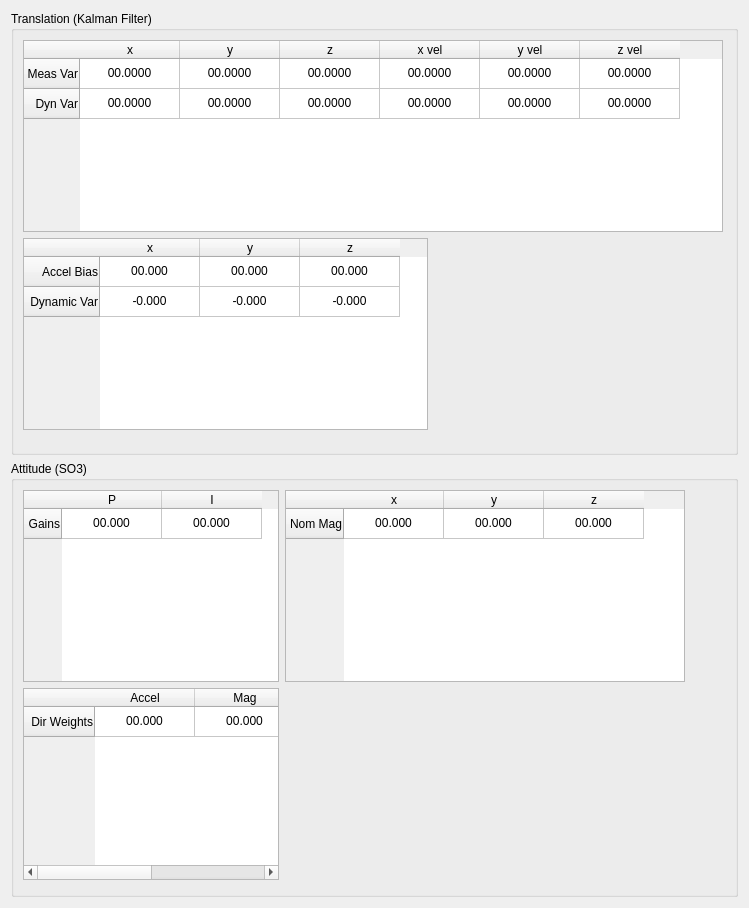
      <widget class="QWidget" name="tabObserver">
       <attribute name="title">
        <string>Observers</string>
       </attribute>
       <layout class="QGridLayout" name="gridLayout_10">
        <item row="0" column="0">
         <widget class="QGroupBox" name="groupBox">
          <property name="title">
           <string>Translation (Kalman Filter)</string>
          </property>
          <layout class="QGridLayout" name="gridLayout_3">
           <item row="0" column="0" colspan="2">
            <widget class="QTableWidget" name="tblKalmanVar">
             <property name="minimumSize">
              <size>
               <width>700</width>
               <height>87</height>
              </size>
             </property>
             <row>
              <property name="text">
               <string>Meas Var</string>
              </property>
              <property name="textAlignment">
               <set>AlignRight|AlignVCenter</set>
              </property>
             </row>
             <row>
              <property name="text">
               <string>Dyn Var</string>
              </property>
              <property name="textAlignment">
               <set>AlignRight|AlignVCenter</set>
              </property>
             </row>
             <column>
              <property name="text">
               <string>x</string>
              </property>
              <property name="textAlignment">
               <set>AlignHCenter|AlignVCenter|AlignCenter</set>
              </property>
             </column>
             <column>
              <property name="text">
               <string>y</string>
              </property>
              <property name="textAlignment">
               <set>AlignHCenter|AlignVCenter|AlignCenter</set>
              </property>
             </column>
             <column>
              <property name="text">
               <string>z</string>
              </property>
              <property name="textAlignment">
               <set>AlignHCenter|AlignVCenter|AlignCenter</set>
              </property>
             </column>
             <column>
              <property name="text">
               <string>x vel</string>
              </property>
              <property name="textAlignment">
               <set>AlignHCenter|AlignVCenter|AlignCenter</set>
              </property>
             </column>
             <column>
              <property name="text">
               <string>y vel</string>
              </property>
              <property name="textAlignment">
               <set>AlignHCenter|AlignVCenter|AlignCenter</set>
              </property>
             </column>
             <column>
              <property name="text">
               <string>z vel</string>
              </property>
              <property name="textAlignment">
               <set>AlignHCenter|AlignVCenter|AlignCenter</set>
              </property>
             </column>
             <item row="0" column="0">
              <property name="text">
               <string>00.0000</string>
              </property>
              <property name="textAlignment">
               <set>AlignHCenter|AlignVCenter|AlignCenter</set>
              </property>
             </item>
             <item row="0" column="1">
              <property name="text">
               <string>00.0000</string>
              </property>
              <property name="textAlignment">
               <set>AlignHCenter|AlignVCenter|AlignCenter</set>
              </property>
             </item>
             <item row="0" column="2">
              <property name="text">
               <string>00.0000</string>
              </property>
              <property name="textAlignment">
               <set>AlignHCenter|AlignVCenter|AlignCenter</set>
              </property>
             </item>
             <item row="0" column="3">
              <property name="text">
               <string>00.0000</string>
              </property>
              <property name="textAlignment">
               <set>AlignHCenter|AlignVCenter|AlignCenter</set>
              </property>
             </item>
             <item row="0" column="4">
              <property name="text">
               <string>00.0000</string>
              </property>
              <property name="textAlignment">
               <set>AlignHCenter|AlignVCenter|AlignCenter</set>
              </property>
             </item>
             <item row="0" column="5">
              <property name="text">
               <string>00.0000</string>
              </property>
              <property name="textAlignment">
               <set>AlignHCenter|AlignVCenter|AlignCenter</set>
              </property>
             </item>
             <item row="1" column="0">
              <property name="text">
               <string>00.0000</string>
              </property>
              <property name="textAlignment">
               <set>AlignHCenter|AlignVCenter|AlignCenter</set>
              </property>
             </item>
             <item row="1" column="1">
              <property name="text">
               <string>00.0000</string>
              </property>
              <property name="textAlignment">
               <set>AlignHCenter|AlignVCenter|AlignCenter</set>
              </property>
             </item>
             <item row="1" column="2">
              <property name="text">
               <string>00.0000</string>
              </property>
              <property name="textAlignment">
               <set>AlignHCenter|AlignVCenter|AlignCenter</set>
              </property>
             </item>
             <item row="1" column="3">
              <property name="text">
               <string>00.0000</string>
              </property>
              <property name="textAlignment">
               <set>AlignHCenter|AlignVCenter|AlignCenter</set>
              </property>
             </item>
             <item row="1" column="4">
              <property name="text">
               <string>00.0000</string>
              </property>
              <property name="textAlignment">
               <set>AlignHCenter|AlignVCenter|AlignCenter</set>
              </property>
             </item>
             <item row="1" column="5">
              <property name="text">
               <string>00.0000</string>
              </property>
              <property name="textAlignment">
               <set>AlignHCenter|AlignVCenter|AlignCenter</set>
              </property>
             </item>
            </widget>
           </item>
           <item row="0" column="2">
            <spacer name="horizontalSpacer_7">
             <property name="orientation">
              <enum>Qt::Horizontal</enum>
             </property>
             <property name="sizeHint" stdset="0">
              <size>
               <width>3</width>
               <height>20</height>
              </size>
             </property>
            </spacer>
           </item>
           <item row="1" column="0" rowspan="2">
            <widget class="QTableWidget" name="tblAccelBias">
             <property name="minimumSize">
              <size>
               <width>405</width>
               <height>87</height>
              </size>
             </property>
             <row>
              <property name="text">
               <string>Accel Bias</string>
              </property>
              <property name="textAlignment">
               <set>AlignRight|AlignVCenter</set>
              </property>
             </row>
             <row>
              <property name="text">
               <string>Dynamic Var</string>
              </property>
              <property name="textAlignment">
               <set>AlignRight|AlignVCenter</set>
              </property>
             </row>
             <column>
              <property name="text">
               <string>x</string>
              </property>
              <property name="textAlignment">
               <set>AlignHCenter|AlignVCenter|AlignCenter</set>
              </property>
             </column>
             <column>
              <property name="text">
               <string>y</string>
              </property>
              <property name="textAlignment">
               <set>AlignHCenter|AlignVCenter|AlignCenter</set>
              </property>
             </column>
             <column>
              <property name="text">
               <string>z</string>
              </property>
              <property name="textAlignment">
               <set>AlignHCenter|AlignVCenter|AlignCenter</set>
              </property>
             </column>
             <item row="0" column="0">
              <property name="text">
               <string>00.000</string>
              </property>
              <property name="textAlignment">
               <set>AlignHCenter|AlignVCenter|AlignCenter</set>
              </property>
             </item>
             <item row="0" column="1">
              <property name="text">
               <string>00.000</string>
              </property>
              <property name="textAlignment">
               <set>AlignHCenter|AlignVCenter|AlignCenter</set>
              </property>
             </item>
             <item row="0" column="2">
              <property name="text">
               <string>00.000</string>
              </property>
              <property name="textAlignment">
               <set>AlignHCenter|AlignVCenter|AlignCenter</set>
              </property>
             </item>
             <item row="1" column="0">
              <property name="text">
               <string>-0.000</string>
              </property>
              <property name="textAlignment">
               <set>AlignHCenter|AlignVCenter|AlignCenter</set>
              </property>
             </item>
             <item row="1" column="1">
              <property name="text">
               <string>-0.000</string>
              </property>
              <property name="textAlignment">
               <set>AlignHCenter|AlignVCenter|AlignCenter</set>
              </property>
             </item>
             <item row="1" column="2">
              <property name="text">
               <string>-0.000</string>
              </property>
              <property name="textAlignment">
               <set>AlignHCenter|AlignVCenter|AlignCenter</set>
              </property>
             </item>
            </widget>
           </item>
           <item row="2" column="1">
            <spacer name="horizontalSpacer_6">
             <property name="orientation">
              <enum>Qt::Horizontal</enum>
             </property>
             <property name="sizeHint" stdset="0">
              <size>
               <width>170</width>
               <height>20</height>
              </size>
             </property>
            </spacer>
           </item>
           <item row="3" column="0">
            <spacer name="verticalSpacer_7">
             <property name="orientation">
              <enum>Qt::Vertical</enum>
             </property>
             <property name="sizeHint" stdset="0">
              <size>
               <width>20</width>
               <height>13</height>
              </size>
             </property>
            </spacer>
           </item>
          </layout>
         </widget>
        </item>
        <item row="1" column="0">
         <widget class="QGroupBox" name="groupBox_2">
          <property name="title">
           <string>Attitude (SO3)</string>
          </property>
          <layout class="QGridLayout" name="gridLayout_8">
           <item row="1" column="0">
            <widget class="QTableWidget" name="tblAttObsvDirWeights">
             <row>
              <property name="text">
               <string>Dir Weights</string>
              </property>
              <property name="textAlignment">
               <set>AlignRight|AlignVCenter</set>
              </property>
             </row>
             <column>
              <property name="text">
               <string>Accel</string>
              </property>
              <property name="textAlignment">
               <set>AlignHCenter|AlignVCenter|AlignCenter</set>
              </property>
             </column>
             <column>
              <property name="text">
               <string>Mag</string>
              </property>
              <property name="textAlignment">
               <set>AlignHCenter|AlignVCenter|AlignCenter</set>
              </property>
             </column>
             <item row="0" column="0">
              <property name="text">
               <string>00.000</string>
              </property>
              <property name="textAlignment">
               <set>AlignHCenter|AlignVCenter|AlignCenter</set>
              </property>
             </item>
             <item row="0" column="1">
              <property name="text">
               <string>00.000</string>
              </property>
              <property name="textAlignment">
               <set>AlignHCenter|AlignVCenter|AlignCenter</set>
              </property>
             </item>
            </widget>
           </item>
           <item row="0" column="1" colspan="2">
            <widget class="QTableWidget" name="tblAttObsvNomMag">
             <property name="minimumSize">
              <size>
               <width>400</width>
               <height>0</height>
              </size>
             </property>
             <row>
              <property name="text">
               <string>Nom Mag</string>
              </property>
              <property name="textAlignment">
               <set>AlignRight|AlignVCenter</set>
              </property>
             </row>
             <column>
              <property name="text">
               <string>x</string>
              </property>
              <property name="textAlignment">
               <set>AlignHCenter|AlignVCenter|AlignCenter</set>
              </property>
             </column>
             <column>
              <property name="text">
               <string>y</string>
              </property>
              <property name="textAlignment">
               <set>AlignHCenter|AlignVCenter|AlignCenter</set>
              </property>
             </column>
             <column>
              <property name="text">
               <string>z</string>
              </property>
              <property name="textAlignment">
               <set>AlignHCenter|AlignVCenter|AlignCenter</set>
              </property>
             </column>
             <item row="0" column="0">
              <property name="text">
               <string>00.000</string>
              </property>
              <property name="textAlignment">
               <set>AlignHCenter|AlignVCenter|AlignCenter</set>
              </property>
             </item>
             <item row="0" column="1">
              <property name="text">
               <string>00.000</string>
              </property>
              <property name="textAlignment">
               <set>AlignHCenter|AlignVCenter|AlignCenter</set>
              </property>
             </item>
             <item row="0" column="2">
              <property name="text">
               <string>00.000</string>
              </property>
              <property name="textAlignment">
               <set>AlignHCenter|AlignVCenter|AlignCenter</set>
              </property>
             </item>
            </widget>
           </item>
           <item row="0" column="0">
            <widget class="QTableWidget" name="tblAttObsvGains">
             <property name="minimumSize">
              <size>
               <width>250</width>
               <height>0</height>
              </size>
             </property>
             <row>
              <property name="text">
               <string>Gains</string>
              </property>
              <property name="textAlignment">
               <set>AlignRight|AlignVCenter</set>
              </property>
             </row>
             <column>
              <property name="text">
               <string>P</string>
              </property>
              <property name="textAlignment">
               <set>AlignHCenter|AlignVCenter|AlignCenter</set>
              </property>
             </column>
             <column>
              <property name="text">
               <string>I</string>
              </property>
              <property name="textAlignment">
               <set>AlignHCenter|AlignVCenter|AlignCenter</set>
              </property>
             </column>
             <item row="0" column="0">
              <property name="text">
               <string>00.000</string>
              </property>
              <property name="textAlignment">
               <set>AlignHCenter|AlignVCenter|AlignCenter</set>
              </property>
             </item>
             <item row="0" column="1">
              <property name="text">
               <string>00.000</string>
              </property>
              <property name="textAlignment">
               <set>AlignHCenter|AlignVCenter|AlignCenter</set>
              </property>
             </item>
            </widget>
           </item>
           <item row="2" column="1">
            <spacer name="verticalSpacer_9">
             <property name="orientation">
              <enum>Qt::Vertical</enum>
             </property>
             <property name="sizeHint" stdset="0">
              <size>
               <width>20</width>
               <height>5</height>
              </size>
             </property>
            </spacer>
           </item>
           <item row="0" column="3">
            <spacer name="horizontalSpacer_9">
             <property name="orientation">
              <enum>Qt::Horizontal</enum>
             </property>
             <property name="sizeHint" stdset="0">
              <size>
               <width>40</width>
               <height>20</height>
              </size>
             </property>
            </spacer>
           </item>
          </layout>
         </widget>
        </item>
       </layout>
      </widget>
